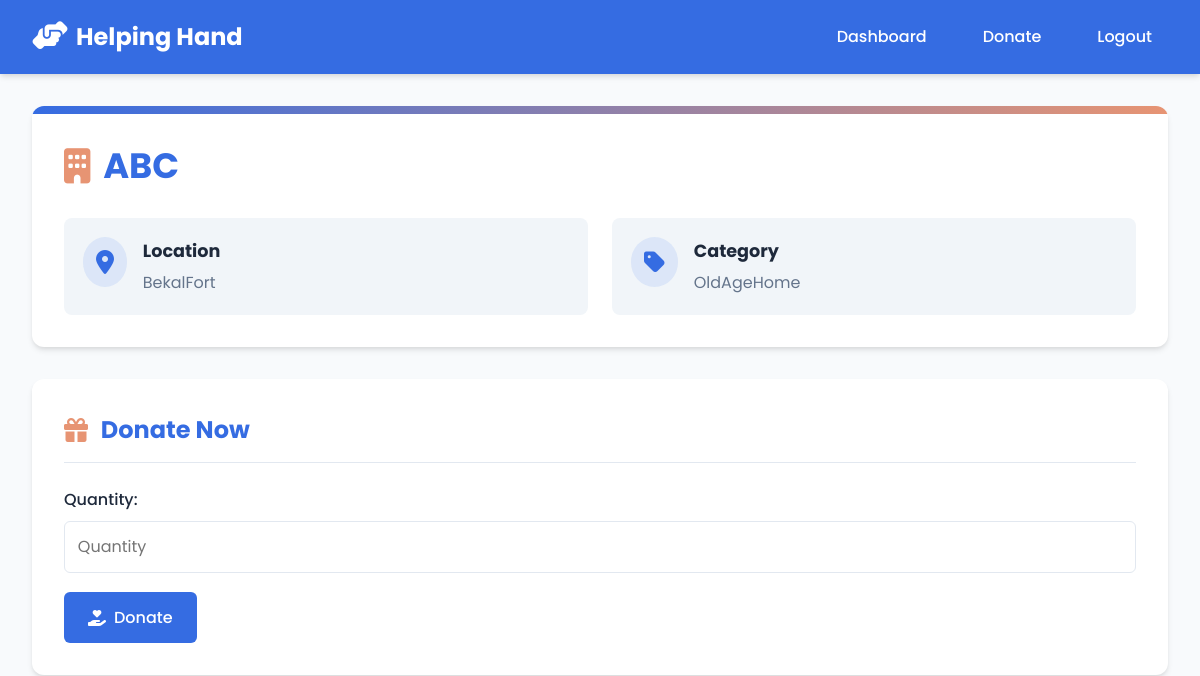
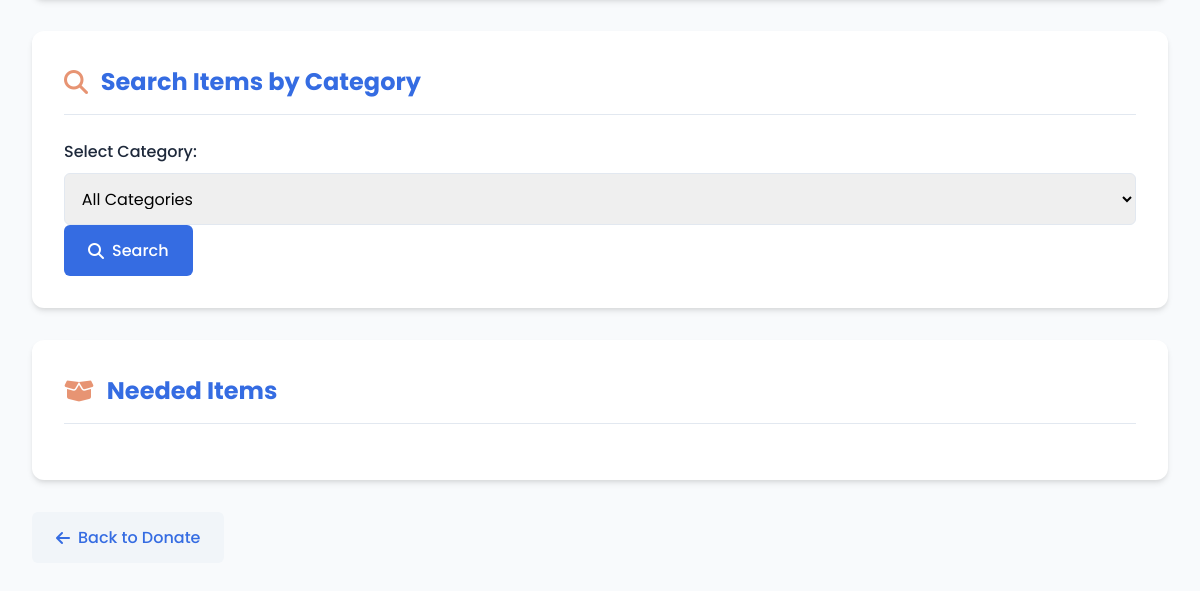
/donation/organization/4/ (signed in), run on an earlier commit of the app's database (2 pictures, top to bottom).
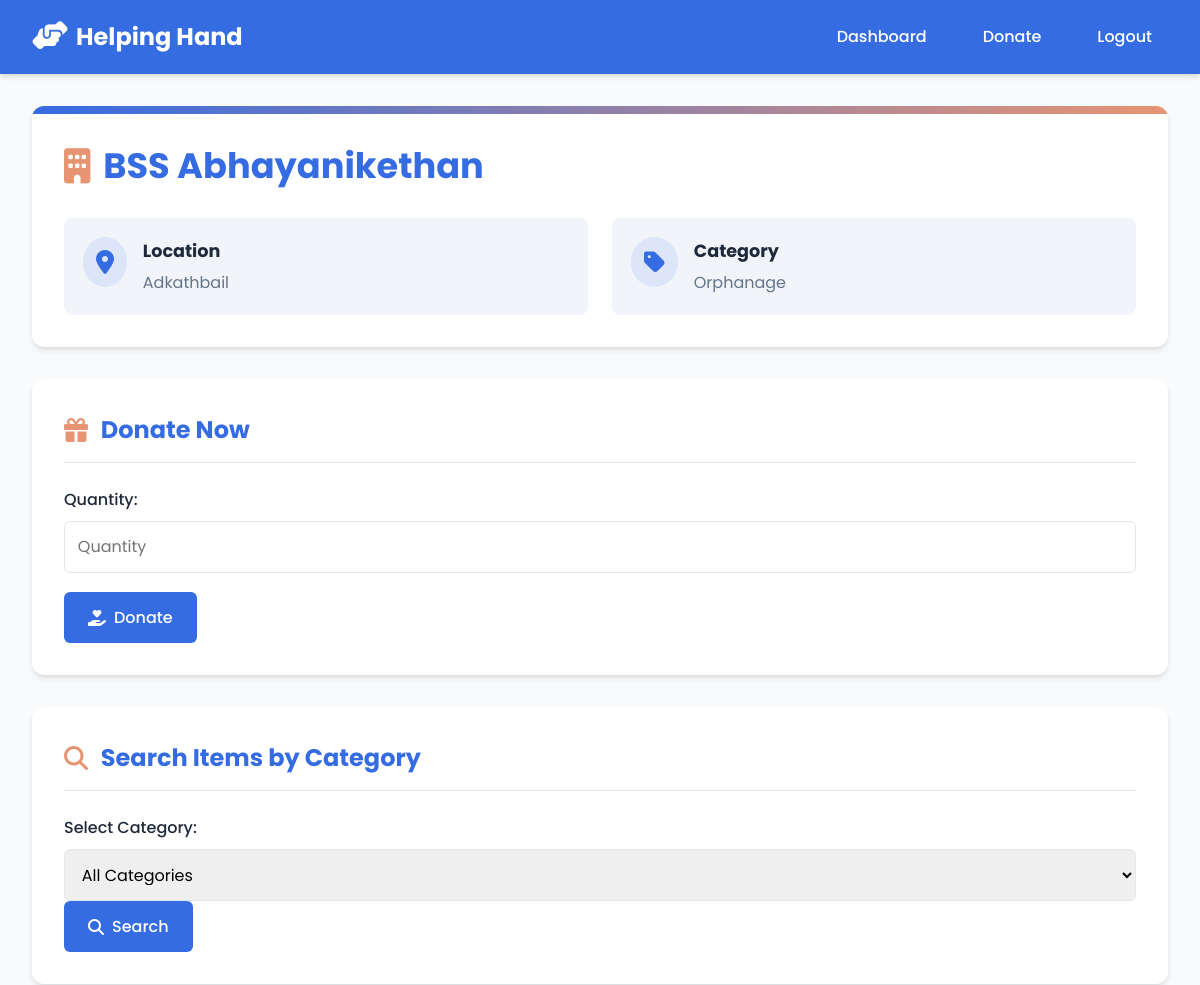
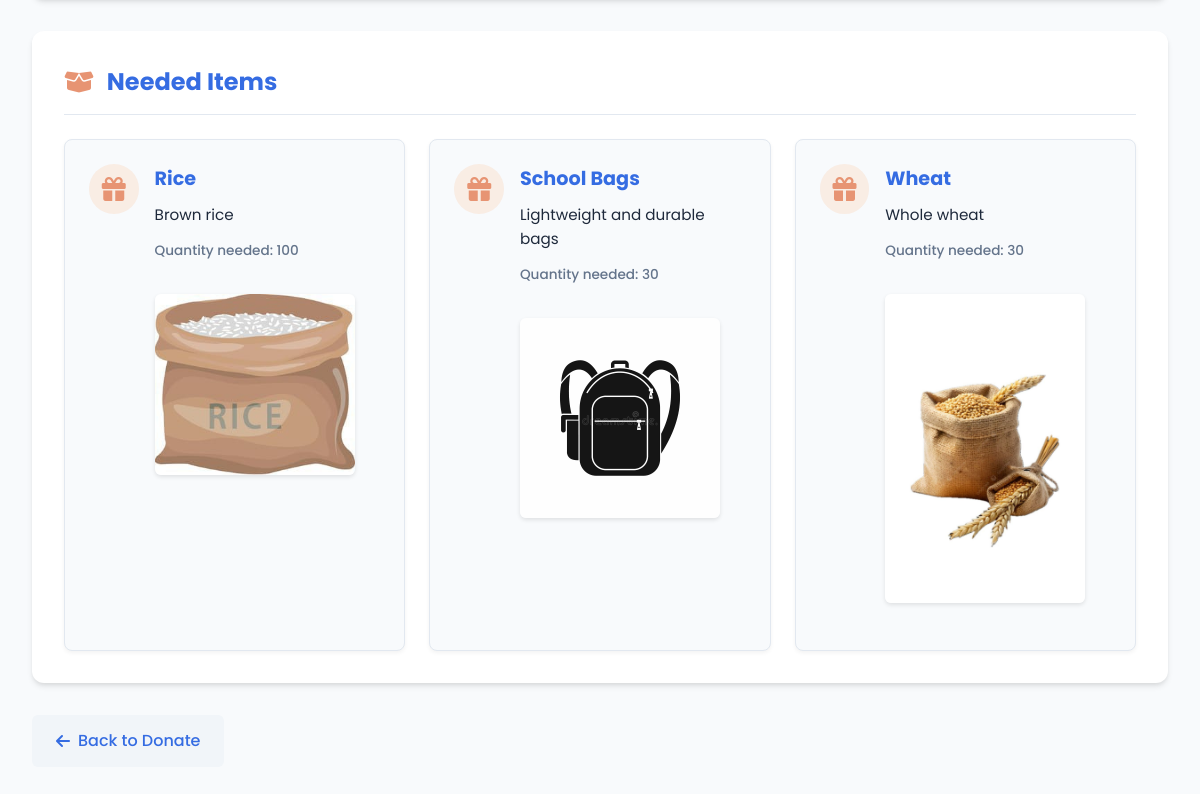
And on a later commit of the database (2 pictures, top to bottom).
### donationnn_app/models.py (models this page shows, shortened)
class Organization(models.Model):
    picture = models.ImageField(upload_to='organization_pictures/', blank=True, null=True)
    org_name = models.CharField(max_length=255, verbose_name="Organization Name")
    org_id = models.CharField(max_length=50, unique=True)
    email = models.EmailField(unique=True)
    location = models.CharField(max_length=100)
    category = models.CharField(max_length=50)

class Item(models.Model):
    CATEGORY_CHOICES = [
        ('household_essentials', 'Household Essentials'),
        ('clothing', 'Clothing'),
        ('footwear', 'Footwear'),
        ('grains', 'Grains'),
        ('pulses', 'Pulses'),
        ('mobility_aids', 'Mobility Aids'),
        ('educational_supplies', 'Educational Supplies'),
    ]
    item_name = models.CharField(max_length=255)
    item_category = models.CharField(max_length=50, choices=CATEGORY_CHOICES,default='grains')
    description = models.TextField(blank=True, null=True)
    item_picture = models.ImageField(upload_to='item_pictures/', blank=True, null=True)  # Ensure this matches the form
    quantity_needed = models.PositiveIntegerField(default=1)
    organization = models.ForeignKey('Organization', on_delete=models.CASCADE, related_name='items')

### donationnn_app/views.py (the view)
# urls.py: path('organization/<int:org_id>/', views.organization_detail, name='organization_detail'),  # Organization details
@login_required
def organization_detail(request, org_id):
    organization = get_object_or_404(Organization, id=org_id)
    items = organization.items.all()  # Get all items for this organization
    category = request.GET.get('category')
    if category:
        items = items.filter(item_category=category)  # Use item_category for filtering
    if request.method == 'POST':
        if 'add_item' in request.POST:
            form = ItemForm(request.POST, request.FILES)
            if form.is_valid():
                item = form.save(commit=False)
                item.organization = organization
                item.save()
                return redirect('organization_detail', org_id=org_id)
        elif 'donate' in request.POST:
            donation_form = DonationForm(request.POST)
            if donation_form.is_valid():
                item = donation_form.cleaned_data['item']
                quantity = donation_form.cleaned_data['quantity']
                item.quantity_donated += quantity
                item.save()
                Donation.objects.create(donor=request.user, item=item, quantity=quantity)
                return redirect('donation_success')
    else:
        form = ItemForm()  # Form for adding items
        donation_form = DonationForm()  # Form for donations
    return render(request, 'donationnn_app/organization.html', {
        'organization': organization,
        'items': items,
        'form': form,
        'donation_form': donation_form,
        'category': category,  # Pass the selected category to the template
    })

### donationnn_app/forms.py
class ItemForm(forms.ModelForm):
    class Meta:
        model = Item
        fields = ['item_category','item_name','item_picture', 'description', 'quantity_needed']

class DonationForm(forms.Form):
    item = forms.ModelChoiceField(queryset=Item.objects.all(), widget=forms.HiddenInput())
    quantity = forms.IntegerField(min_value=1)
    def __init__(self, *args, **kwargs):
        super().__init__(*args, **kwargs)
        self.fields['item'].widget.attrs.update({'class': 'form-control'})
        self.fields['quantity'].widget.attrs.update({'class': 'form-control', 'placeholder': 'Quantity'})

### donationnn_app/templates/donationnn_app/organization.html (shortened to what this page needs)
<!DOCTYPE html>
<html lang="en">
<head>
    <link rel="stylesheet" href="https://cdnjs.cloudflare.com/ajax/libs/font-awesome/6.4.0/css/all.min.css">
</head>
<body>
    <nav class="navbar">
        <a href="/" class="navbar-brand">
            <i class="fas fa-hands-helping"></i>
            Helping Hand
        </a>
        <div class="nav-links">
            <a href="{% url 'dashboard' %}">Dashboard</a>
            <a href="{% url 'donate' %}">Donate</a>
            <a href="{% url 'logout' %}">Logout</a>
        </div>
    </nav>
    <div class="container">
        <div class="org-header">
            <h1 class="org-title">
                <i class="fas fa-building"></i>
                {{ organization.org_name }}
            </h1>
            <div class="org-info">
                <div class="info-card">
                    <i class="fas fa-map-marker-alt info-icon"></i>
                    <div>
                        <h3>Location</h3>
                        <p>{{ organization.location }}</p>
                    </div>
                </div>
                <div class="info-card">
                    <i class="fas fa-tag info-icon"></i>
                    <div>
                        <h3>Category</h3>
                        <p>{{ organization.category }}</p>
                    </div>
                </div>
            </div>
        </div>
        {% if request.user.role == 'donor' %}
        <div class="donation-form">
            <h2><i class="fas fa-gift"></i> Donate Now</h2>
            <form method="post">
                {{ donation_form.as_p }}
                <button type="submit" name="donate" class="btn btn-primary">
                    <i class="fas fa-hand-holding-heart"></i> Donate
                </button>
            </form>
        </div>
        {% endif %}
        <div class="search-form">
            <h2><i class="fas fa-search"></i> Search Items by Category</h2>
            <form method="get" action="{% url 'organization_detail' org_id=organization.id %}">
                <label for="category">Select Category:</label>
                <select name="category" id="category">
                    <option value="">All Categories</option>
                </select>
                <button type="submit" class="btn btn-primary">
                    <i class="fas fa-search"></i> Search
                </button>
            </form>
        </div>
        <div class="needed-items">
            <h2><i class="fas fa-box-open"></i> Needed Items</h2>
            <ul class="items-list">
                {% for item in items %}
                <li class="item-card">
                    <i class="fas fa-gift item-icon"></i>
                    <div>
                        <h3>{{ item.item_name }}</h3>
                        <p>{{ item.description }}</p>
                        <small>Quantity needed: {{ item.quantity_needed }}</small>
                        {% if item.item_picture %}
                            <img src="{{ item.item_picture.url }}" alt="{{ item.item_name }}" width="200">
                        {% endif %}
                    </div>
                </li>
                {% endfor %}
            </ul>
        </div>
        <a href="{% url 'donate' %}" class="back-btn">
            <i class="fas fa-arrow-left"></i>
            Back to Donate
        </a>
    </div>
</body>
</html>

What changed in the data, as far as the page shows it:
changed Organization: org_name "ABC" → "BSS Abhayanikethan"; location "BekalFort" → "Adkathbail"; category "OldAgeHome" → "Orphanage"
added Item: item_name "Rice", description "Brown rice", quantity_needed "100", item_picture (picture)
now on this page (row edited): Item: item_name "School Bags", description "Lightweight and durable bags", quantity_needed "30", item_picture (picture)
now on this page (row edited): Item: item_name "Wheat", description "Whole wheat", quantity_needed "30", item_picture (picture)
